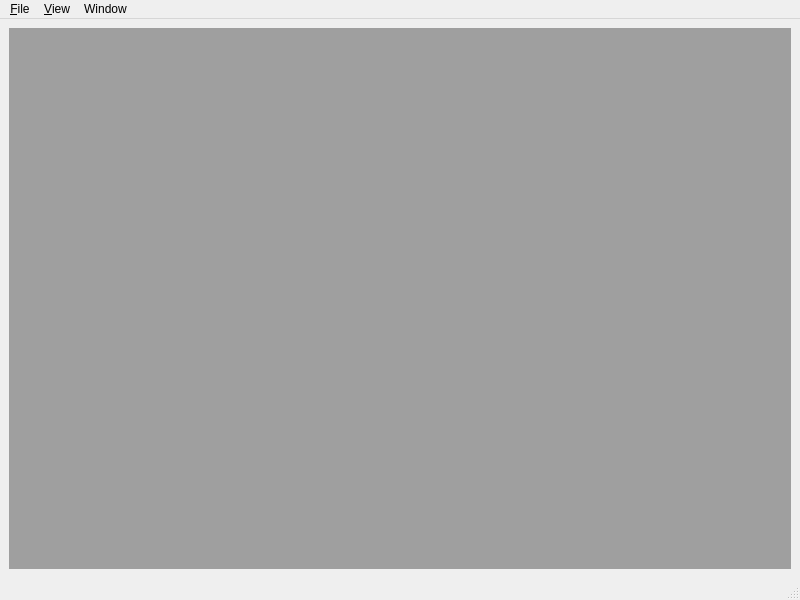
<?xml version="1.0" encoding="UTF-8"?>
<ui version="4.0">
 <class>MainWindow</class>
 <widget class="QMainWindow" name="MainWindow">
  <property name="geometry">
   <rect>
    <x>0</x>
    <y>0</y>
    <width>800</width>
    <height>600</height>
   </rect>
  </property>
  <property name="windowTitle">
   <string>MainWindow</string>
  </property>
  <widget class="QWidget" name="centralwidget">
   <layout class="QVBoxLayout" name="verticalLayout">
    <item>
     <widget class="QMdiArea" name="mdiArea"/>
    </item>
   </layout>
  </widget>
  <widget class="QMenuBar" name="menubar">
   <property name="geometry">
    <rect>
     <x>0</x>
     <y>0</y>
     <width>800</width>
     <height>21</height>
    </rect>
   </property>
   <widget class="QMenu" name="menu_File">
    <property name="title">
     <string>&amp;File</string>
    </property>
    <addaction name="actionClose_Current"/>
    <addaction name="separator"/>
    <addaction name="action_Exit"/>
   </widget>
   <widget class="QMenu" name="menuMaintenance">
    <property name="title">
     <string>&amp;View</string>
    </property>
    <addaction name="actionClass_List"/>
    <addaction name="actionInstrument_List"/>
    <addaction name="actionInvestment_Holdings"/>
    <addaction name="actionInstrument_Prices"/>
    <addaction name="separator"/>
    <addaction name="actionCreateInstrument"/>
    <addaction name="actionAllocateToPortfolio"/>
   </widget>
   <widget class="QMenu" name="menuWindow">
    <property name="title">
     <string>Window</string>
    </property>
    <addaction name="actionCascade"/>
    <addaction name="actionTile"/>
    <addaction name="actionNext"/>
    <addaction name="actionPrevious"/>
    <addaction name="separator"/>
    <addaction name="actionClose_All"/>
   </widget>
   <addaction name="menu_File"/>
   <addaction name="menuMaintenance"/>
   <addaction name="menuWindow"/>
  </widget>
  <widget class="QStatusBar" name="statusbar"/>
  <action name="action_Exit">
   <property name="text">
    <string>E&amp;xit</string>
   </property>
  </action>
  <action name="actionClass_List">
   <property name="text">
    <string>Instrument &amp;Classes</string>
   </property>
   <property name="statusTip">
    <string>Maintain Available Instruments</string>
   </property>
  </action>
  <action name="actionInstrument_List">
   <property name="text">
    <string>&amp;Financial Instruments</string>
   </property>
  </action>
  <action name="actionCascade">
   <property name="text">
    <string>&amp;Cascade</string>
   </property>
  </action>
  <action name="actionTile">
   <property name="text">
    <string>&amp;Tile</string>
   </property>
  </action>
  <action name="actionNext">
   <property name="text">
    <string>&amp;Next</string>
   </property>
  </action>
  <action name="actionPrevious">
   <property name="text">
    <string>&amp;Previous</string>
   </property>
  </action>
  <action name="actionClose_All">
   <property name="text">
    <string>Close &amp;All</string>
   </property>
   <property name="shortcut">
    <string>Ctrl+Shift+F4</string>
   </property>
  </action>
  <action name="actionClose_Current">
   <property name="text">
    <string>&amp;Close</string>
   </property>
   <property name="shortcut">
    <string>Ctrl+F4</string>
   </property>
  </action>
  <action name="actionCreateInstrument">
   <property name="text">
    <string>Create Financial Instrument</string>
   </property>
  </action>
  <action name="actionAllocateToPortfolio">
   <property name="text">
    <string>Allocate Instrument to &amp;Portfolio</string>
   </property>
  </action>
  <action name="actionInvestment_Holdings">
   <property name="text">
    <string>Investment &amp;Holdings</string>
   </property>
  </action>
  <action name="actionInstrument_Prices">
   <property name="text">
    <string>Instrument &amp;Prices</string>
   </property>
  </action>
 </widget>
 <resources/>
 <connections>
  <connection>
   <sender>action_Exit</sender>
   <signal>triggered()</signal>
   <receiver>MainWindow</receiver>
   <slot>close()</slot>
   <hints>
    <hint type="sourcelabel">
     <x>-1</x>
     <y>-1</y>
    </hint>
    <hint type="destinationlabel">
     <x>399</x>
     <y>299</y>
    </hint>
   </hints>
  </connection>
 </connections>
</ui>
